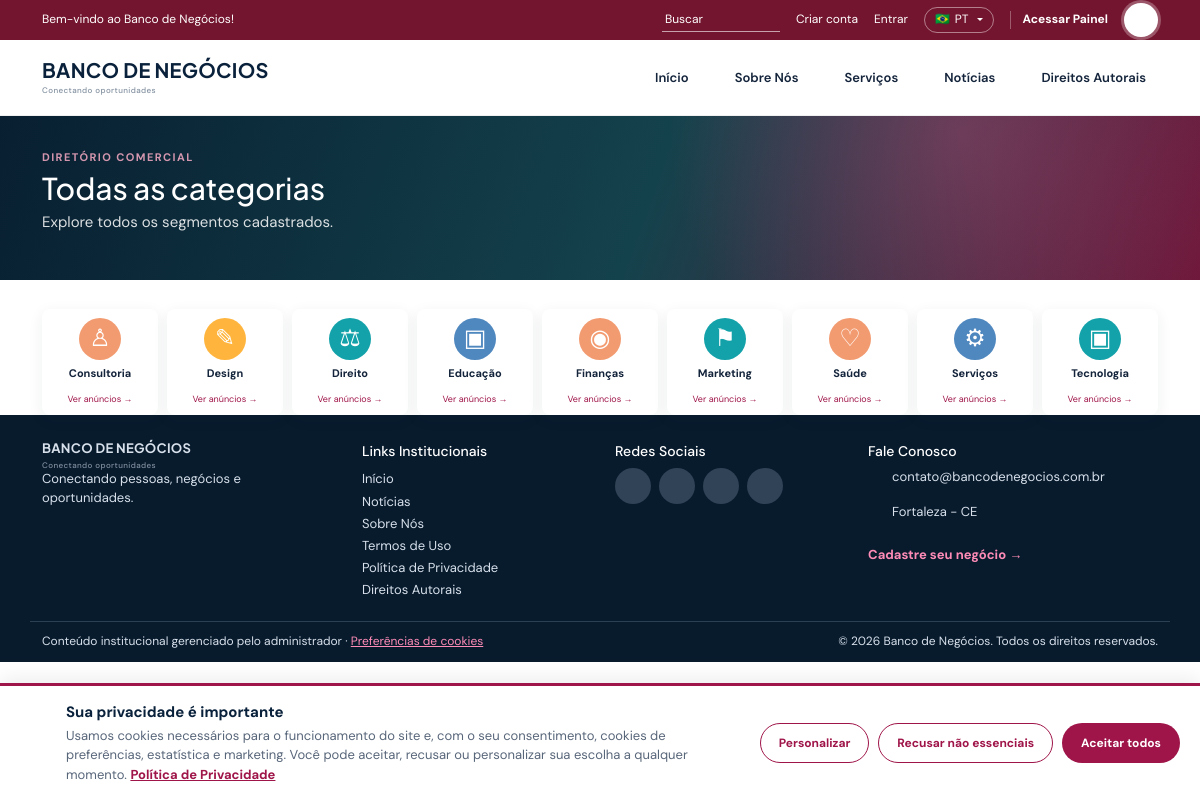
Screenshot of /categoria.php?todas=1 with the database file from the repository.
### tables this page shows
CREATE TABLE IF NOT EXISTS idiomas (
  id INT AUTO_INCREMENT PRIMARY KEY,
  codigo VARCHAR(10) NOT NULL UNIQUE,
  nome VARCHAR(60) NOT NULL,
  bandeira VARCHAR(16) NOT NULL DEFAULT '',
  padrao TINYINT(1) NOT NULL DEFAULT 0,
  ativo TINYINT(1) NOT NULL DEFAULT 1,
  ordem INT NOT NULL DEFAULT 0
);

CREATE TABLE IF NOT EXISTS menu_itens (
  id INT AUTO_INCREMENT PRIMARY KEY,
  titulo VARCHAR(120) NOT NULL,
  url VARCHAR(255) NOT NULL,
  parent_id INT NULL,
  ordem INT NOT NULL DEFAULT 0,
  status TINYINT(1) NOT NULL DEFAULT 1,
  criado_em TIMESTAMP DEFAULT CURRENT_TIMESTAMP,
  FOREIGN KEY(parent_id) REFERENCES menu_itens(id) ON DELETE CASCADE
);

CREATE TABLE IF NOT EXISTS categorias (
  id INT AUTO_INCREMENT PRIMARY KEY,
  nome VARCHAR(120) NOT NULL,
  icone VARCHAR(120) DEFAULT '✦',
  slug VARCHAR(140) UNIQUE NOT NULL,
  destaque TINYINT(1) NOT NULL DEFAULT 0
);

CREATE TABLE IF NOT EXISTS redes_sociais (
  id INT AUTO_INCREMENT PRIMARY KEY,
  rede VARCHAR(30) NOT NULL,
  nome VARCHAR(60) NOT NULL,
  url VARCHAR(255) NOT NULL,
  ordem INT NOT NULL DEFAULT 0,
  ativo TINYINT(1) NOT NULL DEFAULT 1
);

### categoria.php (the view, shortened to what this page needs)
<?php
require_once __DIR__ . '/config/database.php';
require_once __DIR__ . '/includes/functions.php';
$showCats = isset($_GET['todas']);
$searchCats = get_categories($pdo);
$filters = search_filters($_GET);
$catName = '';
$base = array_filter(['q' => $filters['q'], 'categoria' => $filters['categoria'] ?: '', 'localizacao' => $filters['localizacao'], 'tipo' => $filters['tipo'], 'letra' => $filters['letra'], 'ordem' => $filters['ordem'] !== 'relevancia' ? $filters['ordem'] : ''], fn($v) => $v !== '');
$heading = $showCats ? t('list.all_categories') : ($catName ?: t('list.ads'));
include __DIR__ . '/includes/header.php';
?>
<main id="conteudo" class="inner-page">
  <div class="page-hero page-hero-compact">
    <div class="container">
      <p class="eyebrow"><?= e(t('list.eyebrow')) ?></p>
      <h1><?= e($heading) ?></h1>
      <p><?= e($showCats ? t('list.all_categories_text') : t('list.ads_text')) ?></p>
    </div>
  </div>
  <?php if ($showCats): ?>
  <div class="container section">
    <div class="category-grid all-categories">
      <?php foreach ($searchCats as $cat): ?>
      <a class="category-card" href="categoria.php?categoria=<?= (int)$cat['id'] ?>"><span class="category-icon"><?= e($cat['icone'] ?? '✦') ?></span><b><?= e($cat['nome']) ?></b><small><?= e(t('list.see_ads')) ?></small></a>
      <?php endforeach; ?>
    </div>
  </div>
  <?php endif; ?>
</main>
<?php include __DIR__ . '/includes/footer.php'; ?>

### includes/header.php (shortened to what this page needs)
<?php
require_once __DIR__ . '/functions.php';
$pdo = $pdo ?? null;
$lang = current_lang();
$siteName = setting($pdo, 'site_name', 'Banco de Negócios');
$siteTopbar = tc('topbar_text', setting($pdo, 'topbar_text', 'Bem-vindo ao Banco de Negócios!'));
$siteTagline = tc('site_tagline', setting($pdo, 'site_tagline', 'Conectando oportunidades'));
$siteLogo = setting($pdo, 'site_logo', '');
$siteCompactLogo = setting($pdo, 'site_logo_compacto', '');
$sitePages = page_settings($pdo);
$menuItems = get_menu_items($pdo);
$navTheme = setting($pdo, 'nav_theme', 'light');
$languages = get_languages($pdo);
$currentLanguage = $languages[0];
foreach ($languages as $l) if ($l['codigo'] === $lang) $currentLanguage = $l;
$menuParents = array_values(array_filter($menuItems, fn($i) => empty($i['parent_id'])));
$isHome = basename($_SERVER['SCRIPT_NAME'] ?? '') === 'index.php';
?><!doctype html>
<html lang="<?= e(html_lang()) ?>">
<head>
<link href="https://cdn.jsdelivr.net/npm/bootstrap@5.3.8/dist/css/bootstrap.min.css" rel="stylesheet">
<link rel="stylesheet" href="assets/css/style.css?v=6">
</head>
<body class="<?= $isHome ? 'is-home' : 'is-inner' ?>" data-lang="<?= e(html_lang()) ?>">
<div class="topbar">
  <div class="container topbar-inner">
    <span class="topbar-text"><?= e($siteTopbar) ?></span>
    <div class="top-actions">
      <form class="quick-search" action="categoria.php" role="search">
        <input name="q" aria-label="<?= e(t('top.search_label')) ?>" placeholder="<?= e(t('top.search_placeholder')) ?>">
        <button aria-label="<?= e(t('search.button')) ?>"><?= svg_icon('busca', 'icon-sm') ?></button>
      </form>
      <a href="cadastro.php" data-signup-open><?= e(t('top.create_account')) ?></a>
      <a href="admin/index.php"><?= e(t('top.login')) ?></a>
      <?php if (count($languages) > 1): ?>
      <div class="dropdown lang-control">
        <button class="lang-toggle dropdown-toggle" type="button" data-bs-toggle="dropdown" aria-expanded="false" aria-label="<?= e(t('top.language')) ?>: <?= e($currentLanguage['nome']) ?>">
          <span aria-hidden="true"><?= e($currentLanguage['bandeira'] ?: '🌐') ?></span> <?= e(strtoupper($currentLanguage['codigo'])) ?>
        </button>
      </div>
      <?php endif; ?>
      <a class="panel-link" href="admin/index.php"><?= e(t('top.panel')) ?></a>
      <button class="access-trigger" type="button" data-a11y-toggle aria-expanded="false" aria-controls="a11yFloating" aria-label="<?= e(t('top.accessibility')) ?>" title="<?= e(t('top.accessibility')) ?>">
        <?= svg_icon('acessibilidade', 'icon-a11y') ?>
      </button>
    </div>
  </div>
</div>
<header class="site-header">
  <div class="container header-inner">
    <a class="brand" href="index.php">
      <?php if ($siteLogo): ?>
        <picture><source media="(max-width:520px)" srcset="<?= e($siteCompactLogo ?: $siteLogo) ?>"><img src="<?= e($siteLogo) ?>" alt="<?= e($siteName) ?>" class="site-logo"></picture>
      <?php else: ?>
        <strong><?= e(mb_strtoupper($siteName)) ?></strong>
      <?php endif; ?>
      <small><?= e($siteTagline) ?></small>
    </a>
    <nav class="nav-theme-<?= e($navTheme) ?>" aria-label="Navegação principal">
      <a class="<?= $isHome ? 'active' : '' ?>" href="index.php"<?= $isHome ? ' aria-current="page"' : '' ?>><?= e(t('nav.home')) ?></a>
      <?php foreach ($menuParents as $item):
        $active = is_current_url($item['url']);
        $menuTitle = tc('menu.' . $item['id'], $item['titulo']);
      ?>
      <div class="nav-item<?= $item['has_children'] ? ' has-children dropdown' : '' ?>">
        <a href="<?= e($item['url']) ?>" class="<?= $active ? 'active' : '' ?><?= $item['has_children'] ? ' dropdown-toggle' : '' ?>"<?= $item['has_children'] ? ' data-bs-toggle="dropdown" aria-expanded="false"' : '' ?><?= $active ? ' aria-current="page"' : '' ?>><?= e($menuTitle) ?></a>
      </div>
      <?php endforeach; ?>
    </nav>
  </div>
</header>

### includes/functions.php (shortened to what this page needs)
<?php
function e(?string $value): string
{
    return htmlspecialchars((string)$value, ENT_QUOTES, 'UTF-8');
}
function db_rows(?PDO $pdo, string $sql, array $params = []): array
{
    try {
        $st = $pdo->prepare($sql);
        $st->execute($params);
        return $st->fetchAll();
    } catch (Throwable $e) {
        return [];
    }
}
function db_one(?PDO $pdo, string $sql, array $params = []): ?array
{
    $r = db_rows($pdo, $sql, $params);
    return $r[0] ?? null;
}
function ensure_schema(?PDO $pdo): void
{
    static $done = false;
    if ($done || !$pdo) return;
    $done = true;
    $row = db_one($pdo, 'SELECT valor FROM configuracoes WHERE chave=?', ['schema_version']);
    if ((int)($row['valor'] ?? 0) >= SCHEMA_VERSION) return;
}
function setting(?PDO $pdo, string $key, string $default = ''): string
{
    $cache = $GLOBALS['__bn_settings'] ?? [];
    return array_key_exists($key, $cache) ? (string)$cache[$key] : $default;
}
function get_languages(?PDO $pdo, bool $onlyActive = true): array
{
    static $cache = [];
    $k = $onlyActive ? 'a' : 't';
    if (isset($cache[$k])) return $cache[$k];
    $rows = db_rows($pdo, 'SELECT * FROM idiomas' . ($onlyActive ? ' WHERE ativo=1' : '') . ' ORDER BY ordem,id');
    return $cache[$k] = $rows;
}
function default_language(?PDO $pdo): string
{
    foreach (get_languages($pdo) as $l) if ((int)$l['padrao'] === 1) return $l['codigo'];
    return get_languages($pdo)[0]['codigo'] ?? 'pt';
}
function current_lang(): string
{
    static $lang = null;
    if ($lang !== null) return $lang;
    global $pdo;
    $codes = array_column(get_languages($pdo ?? null), 'codigo');
    $candidate = $_GET['lang'] ?? $_SESSION['lang'] ?? $_COOKIE['bn_lang'] ?? null;
    if (is_string($candidate) && in_array($candidate, $codes, true)) {
        $lang = $candidate;
        if (isset($_GET['lang'])) {
            $_SESSION['lang'] = $lang;
            if (!headers_sent()) setcookie('bn_lang', $lang, ['expires' => time() + 31536000, 'path' => '/', 'samesite' => 'Lax']);
        }
    } else {
        $lang = default_language($pdo ?? null);
    }
    return $lang;
}
function html_lang(): string
{
    $map = ['pt' => 'pt-BR', 'en' => 'en', 'es' => 'es'];
    $l = current_lang();
    return $map[$l] ?? $l;
}
function load_translations(?PDO $pdo, string $lang): array
{
    static $cache = [];
    if (!isset($cache[$lang])) {
        $cache[$lang] = [];
        foreach (db_rows($pdo, 'SELECT chave,valor FROM traducoes WHERE idioma=?', [$lang]) as $r) $cache[$lang][$r['chave']] = $r['valor'];
    }
    return $cache[$lang];
}
function t(string $key, array $vars = []): string
{
    global $pdo;
    static $base = null;
    if ($base === null) $base = require __DIR__ . '/i18n.php';
    $lang = current_lang();
    $tr = load_translations($pdo ?? null, $lang);
    $text = $tr[$key] ?? null;
    if ($text === null || $text === '') {
        $def = default_language($pdo ?? null);
    }
    if ($text === null || $text === '') $text = $base[$key] ?? $key;
    return $text;
}
function tc(string $key, ?string $original): string
{
    global $pdo;
    $lang = current_lang();
    $tr = load_translations($pdo ?? null, $lang);
    $val = $tr['conteudo.' . $key] ?? '';
    return $val !== '' ? $val : (string)$original;
}
function get_categories(?PDO $pdo): array
{
    return db_rows($pdo, 'SELECT * FROM categorias ORDER BY nome') ?: placeholder_data()['categories'];
}
function search_filters(array $src): array
{
    $letra = mb_strtoupper(mb_substr(trim((string)($src['letra'] ?? '')), 0, 1));
    $tipo = strtolower(trim((string)($src['tipo'] ?? '')));
    $ordem = (string)($src['ordem'] ?? 'relevancia');
    return [
        'q' => mb_substr(trim((string)($src['q'] ?? '')), 0, 100),
        'categoria' => (int)($src['categoria'] ?? $src['id'] ?? 0),
        'localizacao' => mb_substr(trim((string)($src['localizacao'] ?? '')), 0, 120),
        'tipo' => array_key_exists($tipo, ['produto' => 1, 'servico' => 1]) ? $tipo : '',
        'letra' => preg_match('/^[A-Z0-9]$/u', $letra) ? $letra : '',
        'ordem' => in_array($ordem, ['relevancia', 'avaliacao', 'recentes', 'az'], true) ? $ordem : 'relevancia',
    ];
}
function page_settings(?PDO $pdo): array
{
    return db_rows($pdo, 'SELECT * FROM paginas WHERE status=1 ORDER BY ordem,id');
}
function get_social_links(?PDO $pdo, bool $onlyActive = true): array
{
    return db_rows($pdo, 'SELECT * FROM redes_sociais' . ($onlyActive ? ' WHERE ativo=1' : '') . ' ORDER BY ordem,id');
}
function get_menu_items(?PDO $pdo): array
{
    $items = db_rows($pdo, 'SELECT * FROM menu_itens WHERE status=1 ORDER BY ordem,id');
    foreach ($items as &$item) {
        $item['has_children'] = false;
    }
    return $items;
}
function is_current_url(string $url): bool
{
    if ($url === '' || str_contains($url, '#') || preg_match('#^https?://#', $url)) return false;
    $script = basename($_SERVER['SCRIPT_NAME'] ?? '');
    $parts = parse_url($url);
    if (basename($parts['path'] ?? '') !== $script) return false;
    return true;
}
function svg_icon(string $name, string $class = 'icon'): string
{
    $path = $stroke[$name] ?? $stroke['site'];
    return '<svg class="' . e($class) . '" viewBox="0 0 24 24" fill="none" stroke="currentColor" stroke-width="1.8" stroke-linecap="round" stroke-linejoin="round" aria-hidden="true" focusable="false">' . $path . '</svg>';
}

### includes/footer.php (shortened to what this page needs)
<?php
$pdo = $pdo ?? null;
$footerName = setting($pdo, 'site_name', 'Banco de Negócios');
$footerLogo = setting($pdo, 'site_logo', '');
$footerShowLogo = setting($pdo, 'footer_show_logo', '1') === '1';
$footerSlogan = tc('footer_slogan', setting($pdo, 'footer_slogan', 'Conectando pessoas, negócios e oportunidades.'));
$footerEmail = setting($pdo, 'footer_email', 'contato@bancodenegocios.com.br');
$footerAddress = setting($pdo, 'footer_address', 'Fortaleza - CE');
$footerCtaText = tc('footer_cta_text', setting($pdo, 'footer_cta_text', '')) ?: t('footer.cta');
$footerCtaLink = setting($pdo, 'footer_cta_link', 'cadastro.php');
$footerBottom = tc('footer_bottom_text', setting($pdo, 'footer_bottom_text', 'Conteúdo institucional gerenciado pelo administrador'));
$footerCopyright = tc('footer_copyright', setting($pdo, 'footer_copyright', ''));
$footerTitles = [
    'links' => tc('footer_title_links', setting($pdo, 'footer_title_links', '')) ?: t('footer.links'),
    'social' => tc('footer_title_social', setting($pdo, 'footer_title_social', '')) ?: t('footer.social'),
    'contact' => tc('footer_title_contact', setting($pdo, 'footer_title_contact', '')) ?: t('footer.contact'),
];
$footerLinks = [];
if (!$footerLinks) {
    $footerLinks[] = ['titulo' => t('nav.home'), 'url' => 'index.php'];
    $footerLinks[] = ['titulo' => t('news.title'), 'url' => 'noticias.php'];
    foreach (page_settings($pdo) as $page) $footerLinks[] = ['titulo' => $page['titulo'], 'url' => 'pagina.php?slug=' . urlencode($page['slug'])];
}
$socials = get_social_links($pdo);
$cookieText = tc('cookie_text', setting($pdo, 'cookie_text', '')) ?: t('cookie.text');
$cookiePolicy = setting($pdo, 'cookie_policy_url', 'pagina.php?slug=politica-de-privacidade');
$cookieVersion = setting($pdo, 'cookie_version', '1');
?>
<footer class="site-footer">
  <div class="container footer-grid">
    <div>
      <?php if ($footerLogo && $footerShowLogo): ?>
        <img class="site-logo footer-logo" src="<?= e($footerLogo) ?>" alt="<?= e($footerName) ?>">
      <?php else: ?>
        <a class="brand brand-light" href="index.php"><strong><?= e(mb_strtoupper($footerName)) ?></strong><small><?= e(tc('site_tagline', setting($pdo, 'site_tagline', 'Conectando oportunidades'))) ?></small></a>
      <?php endif; ?>
      <p><?= nl2br(e($footerSlogan)) ?></p>
    </div>
    <div>
      <h4><?= e($footerTitles['links']) ?></h4>
      <?php foreach ($footerLinks as $link): ?><a href="<?= e($link['url']) ?>"><?= e($link['titulo']) ?></a><?php endforeach; ?>
    </div>
    <div>
      <h4><?= e($footerTitles['social']) ?></h4>
      <div class="socials">
        <?php foreach ($socials as $s): ?>
        <a href="<?= e($s['url']) ?>" target="_blank" rel="noopener" aria-label="<?= e($s['nome']) ?>" title="<?= e($s['nome']) ?>"><?= svg_icon($s['rede'], 'icon-social') ?></a>
        <?php endforeach; ?>
      </div>
    </div>
    <div>
      <h4><?= e($footerTitles['contact']) ?></h4>
      <?php if ($footerEmail): ?><p class="footer-contact"><?= svg_icon('email', 'icon-sm') ?> <a href="mailto:<?= e($footerEmail) ?>"><?= e($footerEmail) ?></a></p><?php endif; ?>
      <?php if ($footerAddress): ?><p class="footer-contact"><?= svg_icon('mapa', 'icon-sm') ?> <span><?= nl2br(e($footerAddress)) ?></span></p><?php endif; ?>
      <?php if ($footerCtaLink): ?><a class="footer-cta" href="<?= e($footerCtaLink) ?>"<?= basename(strtok($footerCtaLink, '?')) === 'cadastro.php' ? ' data-signup-open' : '' ?>><?= e($footerCtaText) ?></a><?php endif; ?>
    </div>
  </div>
  <div class="container footer-bottom">
    <span><?= e($footerBottom) ?> · <button type="button" class="link-button" data-cookie-open><?= e(t('footer.cookie_prefs')) ?></button></span>
    <span><?= $footerCopyright !== '' ? e(str_replace('{ano}', date('Y'), $footerCopyright)) : '© ' . date('Y') . ' ' . e($footerName) . '. ' . e(t('footer.rights')) ?></span>
  </div>
</footer>
<section class="cookie-banner" data-cookie-banner data-version="<?= e($cookieVersion) ?>" role="region" aria-label="<?= e(t('cookie.title')) ?>" hidden>
  <div class="cookie-copy">
    <span class="cookie-icon"><?= svg_icon('cookie', 'icon-cookie') ?></span>
    <div>
      <strong><?= e(t('cookie.title')) ?></strong>
      <p><?= e($cookieText) ?> <a href="<?= e($cookiePolicy) ?>"><?= e(t('cookie.policy')) ?></a></p>
    </div>
  </div>
  <div class="cookie-actions">
    <button class="btn btn-outline" type="button" data-cookie-action="customize"><?= e(t('cookie.customize')) ?></button>
    <button class="btn btn-outline" type="button" data-cookie-action="reject"><?= e(t('cookie.reject')) ?></button>
    <button class="btn btn-primary" type="button" data-cookie-action="accept"><?= e(t('cookie.accept')) ?></button>
  </div>
</section>
</body>
</html>

### rows the page displays
idiomas: codigo "Bem-vindo ao Banco de Negócios!", bandeira "🇧🇷", codigo "PT", codigo "Conectando oportunidades", codigo "Conectando pessoas, negócios e oportunidades.", codigo "Links Institucionais", codigo "Redes Sociais", codigo "Fale Conosco", codigo "Cadastre seu negócio →", codigo "Conteúdo institucional gerenciado pelo administrador", codigo "Usamos cookies necessários para o funcionamento do site e, com o seu consentimento, cookies de preferências, estatística e marketing. Você pode aceitar, recusar ou personalizar sua escolha a qualquer momento."
menu_itens: titulo "Sobre Nós"
menu_itens: titulo "Serviços"
menu_itens: titulo "Notícias"
menu_itens: titulo "Direitos Autorais"
categorias: icone "♙", nome "Consultoria"
categorias: icone "✎", nome "Design"
categorias: icone "⚖", nome "Direito"
categorias: icone "▣", nome "Educação"
categorias: icone "◉", nome "Finanças"
categorias: icone "⚑", nome "Marketing"
categorias: icone "♡", nome "Saúde"
categorias: icone "⚙", nome "Serviços"
categorias: icone "▣", nome "Tecnologia"

### other values shown
t('top.create_account') "Criar conta"
t('top.login') "Entrar"
t('top.panel') "Acessar Painel"
mb_strtoupper($siteName) "BANCO DE NEGÓCIOS"
t('nav.home') "Início"
t('list.eyebrow') "DIRETÓRIO COMERCIAL"
$heading "Todas as categorias"
$showCats ? t('list.all_categories_text') : t('list.ads_text') "Explore todos os segmentos cadastrados."
mb_strtoupper($footerName) "BANCO DE NEGÓCIOS"
$link['titulo'] "Início"
$link['titulo'] "Termos de Uso"
$link['titulo'] "Política de Privacidade"
$footerEmail "contato@bancodenegocios.com.br"
$footerAddress "Fortaleza - CE"
t('footer.cookie_prefs') "Preferências de cookies"
